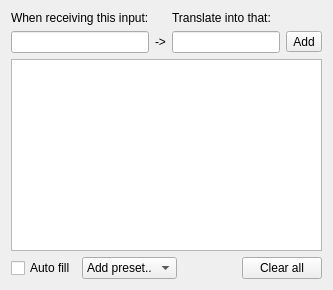
     <widget class="QWidget" name="tabTranslator">
      <attribute name="title">
       <string>Translator</string>
      </attribute>
      <layout class="QVBoxLayout" name="verticalLayout_4">
       <item>
        <layout class="QGridLayout" name="gridLayout">
         <item row="0" column="0">
          <widget class="QLabel" name="whatbefore">
           <property name="text">
            <string>When receiving this input:</string>
           </property>
          </widget>
         </item>
         <item row="0" column="2">
          <widget class="QLabel" name="whatafter">
           <property name="text">
            <string>Translate into that:</string>
           </property>
          </widget>
         </item>
         <item row="1" column="0">
          <widget class="QLineEdit" name="beforeTranslation"/>
         </item>
         <item row="1" column="1">
          <widget class="QLabel" name="arrow">
           <property name="text">
            <string>-&gt;</string>
           </property>
          </widget>
         </item>
         <item row="1" column="2">
          <widget class="QLineEdit" name="afterTranslation"/>
         </item>
         <item row="1" column="3">
          <widget class="QToolButton" name="addTranslation">
           <property name="text">
            <string>Add</string>
           </property>
          </widget>
         </item>
        </layout>
       </item>
       <item>
        <widget class="QTableView" name="tableTranslation">
         <property name="editTriggers">
          <set>QAbstractItemView::DoubleClicked|QAbstractItemView::EditKeyPressed</set>
         </property>
         <property name="tabKeyNavigation">
          <bool>false</bool>
         </property>
         <property name="showDropIndicator" stdset="0">
          <bool>false</bool>
         </property>
         <property name="selectionMode">
          <enum>QAbstractItemView::ContiguousSelection</enum>
         </property>
         <property name="selectionBehavior">
          <enum>QAbstractItemView::SelectRows</enum>
         </property>
         <property name="showGrid">
          <bool>false</bool>
         </property>
         <attribute name="horizontalHeaderHighlightSections">
          <bool>false</bool>
         </attribute>
         <attribute name="horizontalHeaderStretchLastSection">
          <bool>true</bool>
         </attribute>
         <attribute name="verticalHeaderVisible">
          <bool>false</bool>
         </attribute>
         <attribute name="verticalHeaderCascadingSectionResizes">
          <bool>false</bool>
         </attribute>
         <attribute name="verticalHeaderHighlightSections">
          <bool>false</bool>
         </attribute>
        </widget>
       </item>
       <item>
        <layout class="QHBoxLayout" name="horizontalLayout_2">
         <item>
          <widget class="QCheckBox" name="autoFillingMode">
           <property name="toolTip">
            <string>Automatically add translation rules from messages receved.</string>
           </property>
           <property name="text">
            <string>Auto fill</string>
           </property>
          </widget>
         </item>
         <item>
          <widget class="QComboBox" name="translationPresets">
           <item>
            <property name="text">
             <string>Add preset..</string>
            </property>
           </item>
           <item>
            <property name="text">
             <string>Little OSC</string>
            </property>
           </item>
           <item>
            <property name="text">
             <string>osc Hook</string>
            </property>
           </item>
          </widget>
         </item>
         <item>
          <spacer name="horizontalSpacer_2">
           <property name="orientation">
            <enum>Qt::Horizontal</enum>
           </property>
           <property name="sizeHint" stdset="0">
            <size>
             <width>40</width>
             <height>20</height>
            </size>
           </property>
          </spacer>
         </item>
         <item>
          <widget class="QPushButton" name="clearTranslation">
           <property name="text">
            <string>Clear all</string>
           </property>
           <property name="icon">
            <iconset resource="../icons.qrc">
             <normaloff>:/glmixer/icons/clean.png</normaloff>:/glmixer/icons/clean.png</iconset>
           </property>
          </widget>
         </item>
        </layout>
       </item>
      </layout>
     </widget>
